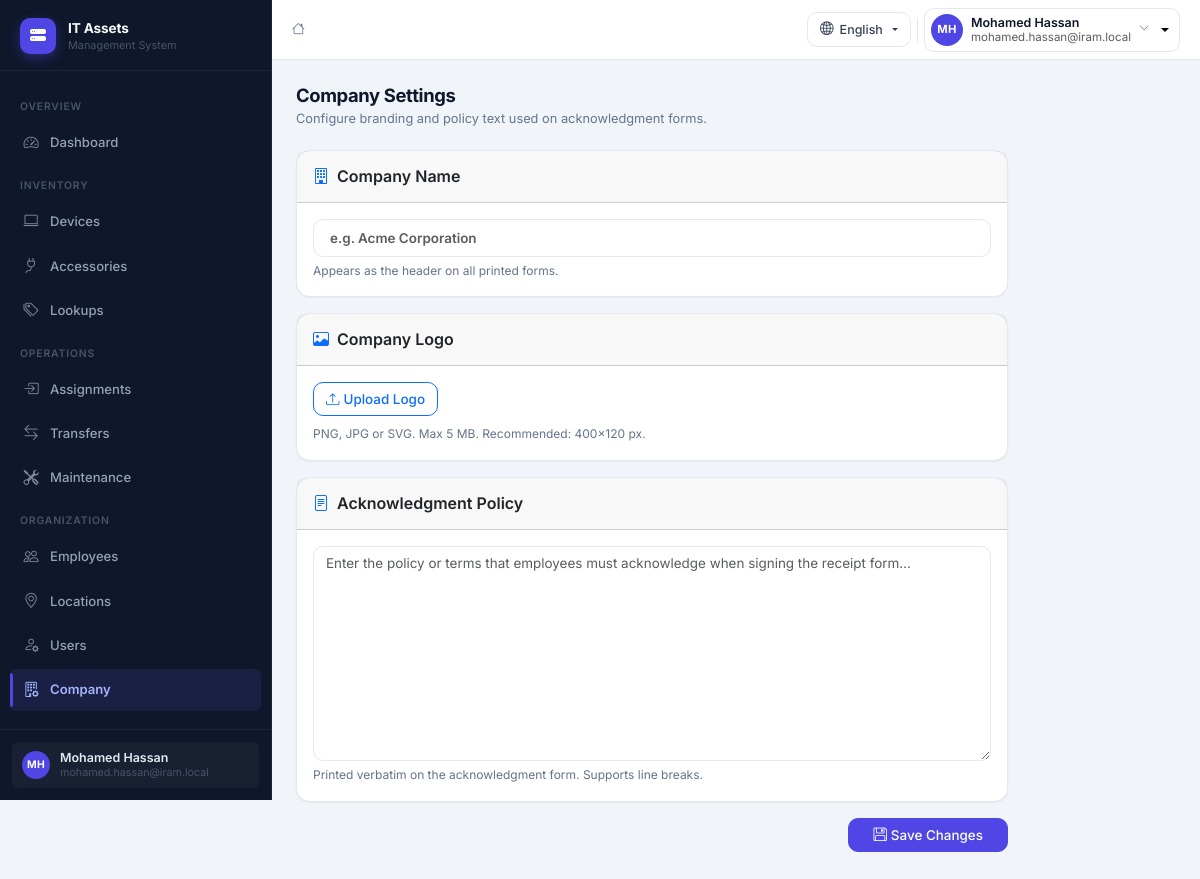
The app's page /accounts/company/ (signed in), older data.
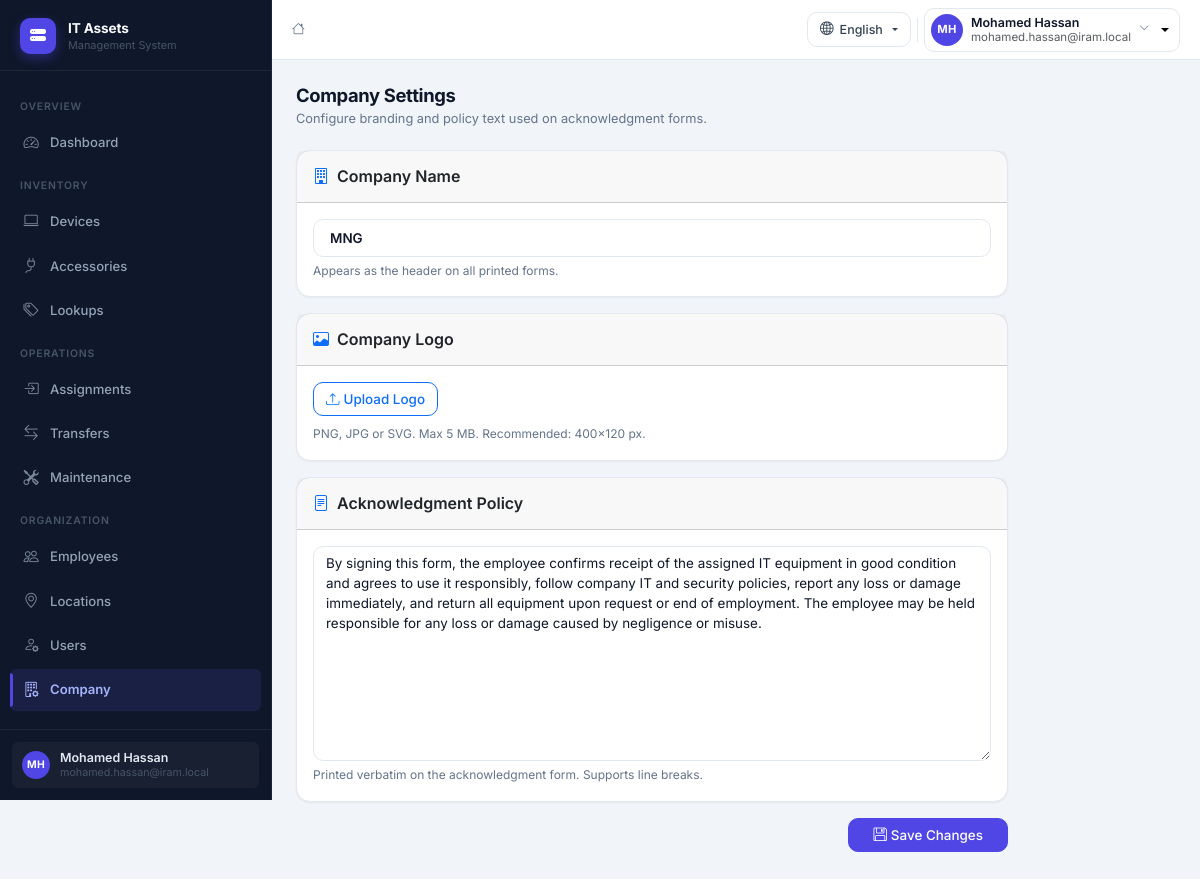
The same page, newer data.
### accounts/models.py (models this page shows, shortened)
class CompanyProfile(models.Model):
    company_name = models.CharField(max_length=255, default='')
    logo         = models.ImageField(upload_to='company/', null=True, blank=True)
    policy       = models.TextField(
        blank=True,
        help_text='Acknowledgment policy text printed on receipt forms.',
    )
    updated_date = models.DateTimeField(auto_now=True)
    class Meta:
        db_table     = 'CompanyProfile'
        verbose_name = 'Company Profile'
    @classmethod
    def get(cls):
        obj, _ = cls.objects.get_or_create(pk=1)
        return obj

### accounts/views.py (the view, shortened to what this page needs)
# urls.py: path('company/', views.company_settings, name='company-settings'),
@login_required
@permission_required(Perms.COMPANY_VIEW)
def company_settings(request):
    profile = CompanyProfile.get()
    return render(request, 'accounts/company_settings.html', {'profile': profile})

### accounts/models.py (called while the page is built)
    @property
    def full_name(self):
        return f'{self.first_name} {self.last_name}'

### accounts/permissions.py (called while the page is built, shortened)
def has_permission(user, perm):
    if not user or not user.is_authenticated:
        return False
    return user.has_perm(perm)

def sees_all_sites(user):
    if not user or not user.is_authenticated:
        return False
    if user.is_superuser:
        return True
    from accounts.models import User as _User
    return getattr(user, 'site_scope', _User.SiteScope.OWN) == _User.SiteScope.ALL

def permission_required(perm):
    def decorator(view_func):
        @wraps(view_func)
        @login_required
        def wrapper(request, *args, **kwargs):
            return view_func(request, *args, **kwargs)
        return wrapper
    return decorator

### templates/accounts/company_settings.html (shortened to what this page needs)
{% extends "base.html" %}
{% load i18n %}
{% block content %}
<div class="page-container" style="max-width:760px;">
  <div class="page-header">
    <div>
      <h4 class="page-title">{% trans "Company Settings" %}</h4>
      <p class="page-subtitle">{% trans "Configure branding and policy text used on acknowledgment forms." %}</p>
    </div>
  </div>
  <form method="post" enctype="multipart/form-data">
    <div class="card card-app mb-3">
      <div class="card-header py-3">
        <h6 class="mb-0 fw-semibold"><i class="bi bi-building me-2 text-primary"></i>{% trans "Company Name" %}</h6>
      </div>
      <div class="card-body">
        <input type="text" class="form-control form-control-lg fw-semibold"
               name="company_name" id="companyName"
               value="{{ profile.company_name }}"
               placeholder="{% trans 'e.g. Acme Corporation' %}"
               maxlength="255">
        <div class="form-text">{% trans "Appears as the header on all printed forms." %}</div>
      </div>
    </div>
    <div class="card card-app mb-3">
      <div class="card-header py-3">
        <h6 class="mb-0 fw-semibold"><i class="bi bi-image me-2 text-primary"></i>{% trans "Company Logo" %}</h6>
      </div>
      <div class="card-body">
        <div class="d-flex align-items-start gap-4 flex-wrap">
          <div>
            {% if rbac.company_edit %}
            <label class="btn btn-outline-primary">
              <i class="bi bi-upload me-1"></i>{% trans "Upload Logo" %}
            </label>
            <div class="form-text mt-2">{% trans "PNG, JPG or SVG. Max 5 MB. Recommended: 400×120 px." %}</div>
            {% endif %}
          </div>
        </div>
      </div>
    </div>
    <div class="card card-app mb-3">
      <div class="card-header py-3">
        <h6 class="mb-0 fw-semibold"><i class="bi bi-file-text me-2 text-primary"></i>{% trans "Acknowledgment Policy" %}</h6>
      </div>
      <div class="card-body">
        <textarea class="form-control" name="policy" id="policyText" rows="10"
                  placeholder="{% trans 'Enter the policy or terms that employees must acknowledge when signing the receipt form…' %}">{{ profile.policy }}</textarea>
        <div class="form-text">{% trans "Printed verbatim on the acknowledgment form. Supports line breaks." %}</div>
      </div>
    </div>
    {% if rbac.company_edit %}
    <div class="d-flex justify-content-end gap-2 mb-4">
      <button type="submit" class="btn btn-primary px-4">
        <i class="bi bi-floppy me-1"></i>{% trans "Save Changes" %}
      </button>
    </div>
    {% endif %}
  </form>
</div>
{% endblock %}

Row changes from the older to the newer data that the page shows:
added CompanyProfile: company_name "MNG", policy "By signing this form, the employee confirms receipt of the assigned IT equipment in good condition and agrees to use it responsibly, follow company IT and security policies, report any loss or damage immediately, and return all equipment upon request or end of employment. The employee may be held responsible for any loss or damage caused by negligence or misuse."
